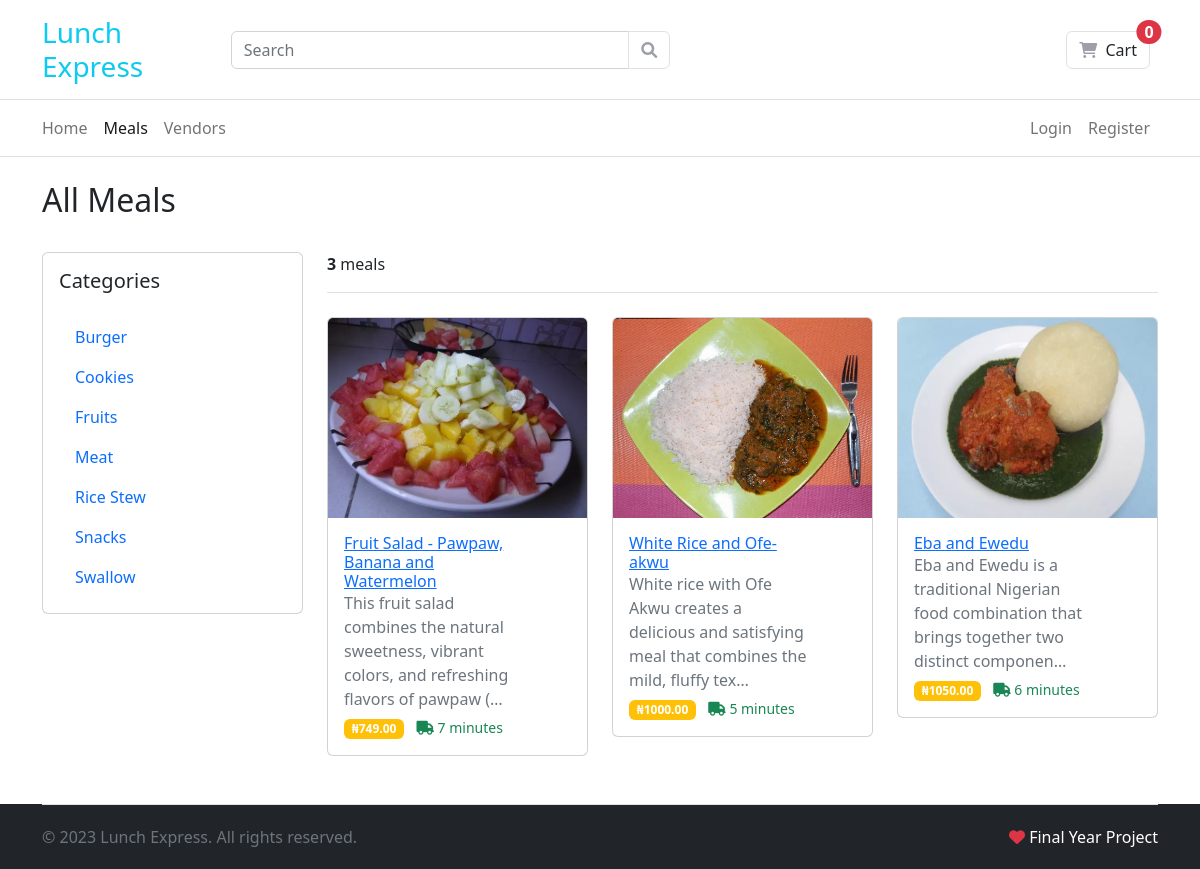
Screenshot of /products/ with the database file from the repository.
### products/models.py (models this page shows, shortened)
class Category(models.Model):
    name = models.CharField(
        max_length=50,
        unique=True,
        db_index=True,
        verbose_name=_("category name"),
        help_text=_("format: required, max-50"),
    )
    slug = models.SlugField(
        max_length=50,
        unique=True,
        verbose_name=_("category safe URL"),
        help_text=_(
            "format: required, letters, numbers, underscore, or hyphens"
        ),
    )
    description = models.TextField(
        max_length=1000,
        verbose_name=_("category description"),
        blank=True,
        help_text=_("format: not required, max-1000"),
    )
    icon = models.CharField(max_length=20, help_text="Font awesome icon")
    class Meta:
        ordering = ("name",)
        verbose_name = _("category")
        verbose_name_plural = _("categories")
    def get_absolute_url(self):
        return reverse('products:category',
                       kwargs={'category_slug': self.slug})

class Product(models.Model):
    category = models.ForeignKey(
        Category, on_delete=models.PROTECT, related_name=_("products"))
    name = models.CharField(
        unique=True, max_length=255, db_index=True)
    slug = models.SlugField(
        unique=True, max_length=255, db_index=True)
    description = models.TextField()
    price = models.DecimalField(max_digits=7, decimal_places=2, verbose_name=_("price"))
    image = models.ImageField(upload_to="images/")
    calories = models.IntegerField(
        help_text="The amount of energy provided by the food.Example: 150 (kcal)")
    protein = models.IntegerField(
        help_text="The amount of protein in the food. Example: 8.5 (g)")
    carbohydrates = models.IntegerField(
        help_text="The total amount of carbohydrates in the food, including sugars, fiber, and starches. Example: 20.3 (g)")
    fats = models.IntegerField(
        help_text="The total amount of fats in the food, including saturated fats and unsaturated fats. Example: 5.2 (g)")
    vitamins = models.IntegerField(
        help_text="The amount of various vitamins present in the food. Example: Vitamin C: 10 mg, Vitamin A: 200 IU")
    minerals = models.IntegerField(
        help_text="The amount of various minerals present in the food. Example: Iron: 2.3 mg, Calcium: 120 mg")
    fiber = models.IntegerField(
        help_text="The amount of dietary fiber in the food. Example: 3.5 (g)")
    delivery_time = models.CharField(
        max_length=100,
        help_text="Time it will take for this food to be delivered.")
    vendor = models.ForeignKey(
        User,
        related_name=_("products"),
        on_delete=models.CASCADE
    )
    created = models.DateTimeField(auto_now_add=True)
    updated = models.DateTimeField(
        auto_now=True,
        verbose_name=_("date product last updated"),
        help_text=_("format: Y-m-d H:M:S"),
    )
    objects = models.Manager()
    active = ProductManager()
    class Meta:
        ordering = ("-created",)
        verbose_name = _("product")
        verbose_name_plural = _("products")
    def get_absolute_url(self):
        return reverse('products:detail',
                       kwargs={'slug': self.slug})

### products/views.py (the view)
# urls.py: path('', views.product_list, name='list'),
def product_list(request, category_slug=None):
    categories = Category.objects.all()
    category = None
    products = Product.objects.all()
    if category_slug:
        category = get_object_or_404(Category, slug=category_slug)
        products = category.products.all()
    product_count = products.count()
    products = mk_paginator(request, products, 10)
    template_name = "products/list.html"
    context = {
        "products": products,
        "categories": categories,
        "category": category,
        "product_count": product_count,
    }
    return render(request, template_name, context)

### carts/cart.py (called while the page is built)
    def __len__(self):
        return sum(item['quantity'] for item in self.cart.values())

### carts/context_processors.py (called while the page is built)
def cart(request):
    return {'cart': Cart(request)}

### django_ecommerce/utils.py (called while the page is built)
def mk_paginator(request, items, num_items):
    paginator = Paginator(items, num_items)
    page = request.GET.get('page', 1)
    try:
        items = paginator.page(page)
    except PageNotAnInteger:
        items = paginator.page(1)
    except EmptyPage:
        items = paginator.page(paginator.num_pages)
    return items

### templates/products/list.html (shortened to what this page needs)
{% extends 'base.html' %}
{% block content %}
<div class="container py-4">
	<h2>{% if category %}{{ category.name }}{% else %}All Meals{% endif %}</h2>
</div>
<div class="container mb-5">
	<div class="row">
		<aside class="col-lg-3 col-sm-6 d-none d-lg-block">
			<div class="card p-3">
				<h5 class="card-title mb-4">
                    Categories
                </h5>
                <nav class="nav flex-column nav-pills">
                    {% for c in categories %}
                    <a class="nav-link {% if c.slug == category.slug %}active{% endif %}" href="{{ c.get_absolute_url }}">{{ c.name }}</a>
                    {% empty %}
                    <span>No category listed yet.</span>
                    {% endfor %}
                </nav>
			</div>
		</aside>
		<main class="col-lg-9">
			<header class="border-bottom mb-4 pb-3">
				<span class="mr-md-auto"><b>{{ product_count }}</b> meal{{ product_count|pluralize }}</span>
			</header>
			<div class="row">
				{% if products %}
					{% for product in products %}
						<div class="col-md-4">
							{% include "partials/_products_list.html" %}
						</div>
					{% endfor %}
				{% else %}
					<div>
						<h2>No result found. Please try again.</h2>
					</div>
				{% endif %}
			</div>
		</main>
	</div>
</div>
{% endblock %}

### templates/partials/_products_list.html
    <article class="card 1card-product-grid">
        <a href="{{ product.get_absolute_url }}">
            <img src="{{ product.image.url }}" height="200" class="card-img-top" alt="{{ product.name }}">
        </a>
        <div class="card-body pt-0">
            <div class="pt-3 pe-5">
                <h6 class="card-title mb-0">
                    <a href="{{ product.get_absolute_url }}">{{ product.name }}</a>
                </h6>
                <p class="mb-1 text-muted">{{ product.description|truncatechars:100 }}</p>
                <span class="badge bg-warning"> &#8358;{{ product.price|floatformat:2 }} </span>
                <span class="text-success small ms-2"> <i class="fa fa-truck"></i> {{ product.delivery_time }}</span>
            </div>
        </div>
    </article>

### static/css/ui.css (style rules this page uses)
[class*=card-product] p { margin-bottom: 0 }

### rows the page displays
Category: name "Burger"
Category: name "Cookies"
Category: name "Fruits"
Category: name "Meat"
Category: name "Rice Stew"
Category: name "Snacks"
Category: name "Swallow"
Product: image (picture), name "Fruit Salad - Pawpaw, Banana and Watermelon", description "This fruit salad combines the natural sweetness, vibrant colors, and refreshing flavors of pawpaw (…", price "749.00", delivery_time "7 minutes"
Product: image (picture), name "White Rice and Ofe-akwu", description "White rice with Ofe Akwu creates a delicious and satisfying meal that combines the mild, fluffy tex…", price "1000.00", delivery_time "5 minutes"
Product: image (picture), name "Eba and Ewedu", description "Eba and Ewedu is a traditional Nigerian food combination that brings together two distinct componen…", price "1050.00", delivery_time "6 minutes"

### other values shown
{{ product_count }} "3"
